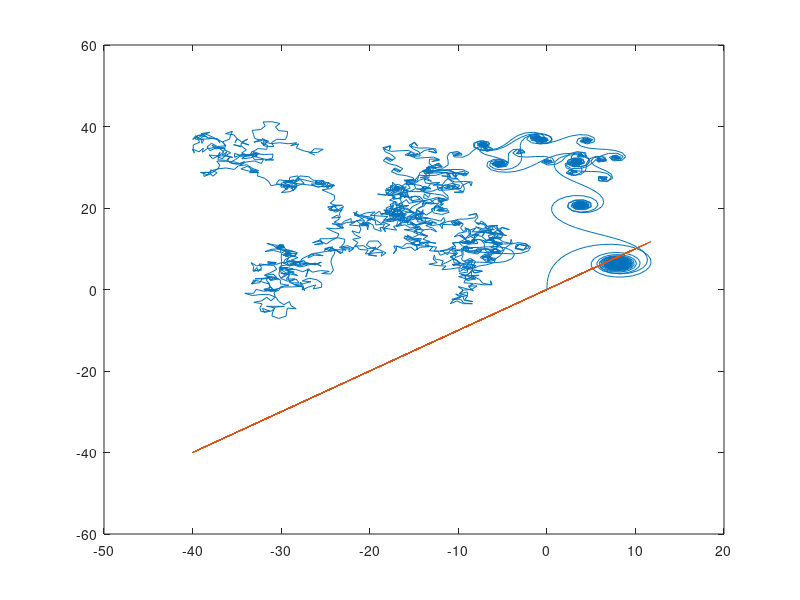

This chart was generated by the following MATLAB code:
clc
clear
close all
T = 107.3;
k = 0.185;
kp = 1;
kd = 10;
ki = 0.01;
v = 10;
del_t = 0.1;
psi_d = 45*pi/180;
t = 0:del_t:300;
a = (1+k*kd)/T;
b = k*kp/T;
c = k*ki/T;
e = psi_d;
i = e*del_t;
d = psi_d*k*kp;
psi = zeros(length(t), 1);
psi(1,1) = 0;
r = zeros(length(t),1);
r(1,1) = 0;
x = zeros(length(t),1);
y = zeros(length(t),1);
x(1,1) = 0;
y(1,1) = 0;
for j = 2 :length(t)
    k1 = d-b*e+c*i-a*r(j-1,1);
    k2 = d-b*(e-r(j-1,1)*del_t/2)+c*(i-e*del_t/2)-a*(r(j-1,1)+del_t*k1/2);
    k3 = d-b*(e-r(j-1,1)*del_t/2)+c*(i-e*del_t/2)-a*(r(j-1,1)+del_t*k2/2);
    k4 = d-b*(e-r(j-1,1)*del_t)+c*(i-e*del_t)-a*(r(j-1,1)+del_t*k3);
    k_o = (k1+2*k2+2*k3+k4)/6;
    r(j,1) = r(j-1,1) + k_o;
    e = e - r(j,1)*del_t;
    psi(j,1) = psi(j-1,1) + r(j,1)*del_t;
    i = i + e*del_t;
    x(j,1) = x(j-1,1) + v*sin(psi(j,1))*del_t;
    y(j,1) = y(j-1,1) + v*cos(psi(j,1))*del_t;
    j = j+1;
end
plot(x,y,x,x)
